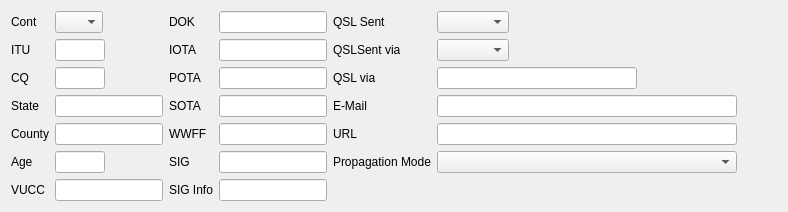
     <widget class="QWidget" name="tab_6">
      <attribute name="title">
       <string>&amp;Details</string>
      </attribute>
      <layout class="QHBoxLayout" name="horizontalLayout">
       <item>
        <layout class="QFormLayout" name="formLayout_2">
         <property name="formAlignment">
          <set>Qt::AlignLeading|Qt::AlignLeft|Qt::AlignTop</set>
         </property>
         <item row="0" column="0">
          <widget class="QLabel" name="contLabel">
           <property name="text">
            <string>Cont</string>
           </property>
          </widget>
         </item>
         <item row="0" column="1">
          <widget class="QComboBox" name="contEdit">
           <property name="enabled">
            <bool>true</bool>
           </property>
           <property name="sizePolicy">
            <sizepolicy hsizetype="Fixed" vsizetype="Fixed">
             <horstretch>0</horstretch>
             <verstretch>0</verstretch>
            </sizepolicy>
           </property>
           <property name="focusPolicy">
            <enum>Qt::ClickFocus</enum>
           </property>
           <property name="sizeAdjustPolicy">
            <enum>QComboBox::AdjustToContents</enum>
           </property>
           <item>
            <property name="text">
             <string/>
            </property>
           </item>
           <item>
            <property name="text">
             <string>AF</string>
            </property>
           </item>
           <item>
            <property name="text">
             <string>AN</string>
            </property>
           </item>
           <item>
            <property name="text">
             <string>AS</string>
            </property>
           </item>
           <item>
            <property name="text">
             <string>EU</string>
            </property>
           </item>
           <item>
            <property name="text">
             <string>NA</string>
            </property>
           </item>
           <item>
            <property name="text">
             <string>OC</string>
            </property>
           </item>
           <item>
            <property name="text">
             <string>SA</string>
            </property>
           </item>
          </widget>
         </item>
         <item row="1" column="0">
          <widget class="QLabel" name="ituLabel">
           <property name="text">
            <string>ITU</string>
           </property>
          </widget>
         </item>
         <item row="1" column="1">
          <widget class="QLineEdit" name="ituEdit">
           <property name="sizePolicy">
            <sizepolicy hsizetype="Fixed" vsizetype="Fixed">
             <horstretch>0</horstretch>
             <verstretch>0</verstretch>
            </sizepolicy>
           </property>
           <property name="maximumSize">
            <size>
             <width>50</width>
             <height>16777215</height>
            </size>
           </property>
           <property name="focusPolicy">
            <enum>Qt::ClickFocus</enum>
           </property>
           <property name="maxLength">
            <number>2</number>
           </property>
          </widget>
         </item>
         <item row="2" column="0">
          <widget class="QLabel" name="cqLabel">
           <property name="text">
            <string>CQ</string>
           </property>
          </widget>
         </item>
         <item row="2" column="1">
          <widget class="QLineEdit" name="cqEdit">
           <property name="sizePolicy">
            <sizepolicy hsizetype="Fixed" vsizetype="Fixed">
             <horstretch>0</horstretch>
             <verstretch>0</verstretch>
            </sizepolicy>
           </property>
           <property name="maximumSize">
            <size>
             <width>50</width>
             <height>16777215</height>
            </size>
           </property>
           <property name="focusPolicy">
            <enum>Qt::ClickFocus</enum>
           </property>
           <property name="maxLength">
            <number>2</number>
           </property>
          </widget>
         </item>
         <item row="3" column="0">
          <widget class="QLabel" name="stateLabel">
           <property name="text">
            <string>State</string>
           </property>
          </widget>
         </item>
         <item row="3" column="1">
          <widget class="QLineEdit" name="stateEdit">
           <property name="sizePolicy">
            <sizepolicy hsizetype="Fixed" vsizetype="Fixed">
             <horstretch>0</horstretch>
             <verstretch>0</verstretch>
            </sizepolicy>
           </property>
           <property name="maximumSize">
            <size>
             <width>200</width>
             <height>16777215</height>
            </size>
           </property>
           <property name="focusPolicy">
            <enum>Qt::ClickFocus</enum>
           </property>
          </widget>
         </item>
         <item row="4" column="0">
          <widget class="QLabel" name="countyLabel">
           <property name="text">
            <string>County</string>
           </property>
          </widget>
         </item>
         <item row="4" column="1">
          <widget class="QLineEdit" name="countyEdit">
           <property name="sizePolicy">
            <sizepolicy hsizetype="Fixed" vsizetype="Fixed">
             <horstretch>0</horstretch>
             <verstretch>0</verstretch>
            </sizepolicy>
           </property>
           <property name="maximumSize">
            <size>
             <width>200</width>
             <height>16777215</height>
            </size>
           </property>
           <property name="focusPolicy">
            <enum>Qt::ClickFocus</enum>
           </property>
          </widget>
         </item>
         <item row="5" column="0">
          <widget class="QLabel" name="ageLabel">
           <property name="text">
            <string>Age</string>
           </property>
          </widget>
         </item>
         <item row="5" column="1">
          <widget class="QLineEdit" name="ageEdit">
           <property name="sizePolicy">
            <sizepolicy hsizetype="Fixed" vsizetype="Fixed">
             <horstretch>0</horstretch>
             <verstretch>0</verstretch>
            </sizepolicy>
           </property>
           <property name="maximumSize">
            <size>
             <width>50</width>
             <height>16777215</height>
            </size>
           </property>
           <property name="focusPolicy">
            <enum>Qt::ClickFocus</enum>
           </property>
          </widget>
         </item>
         <item row="6" column="0">
          <widget class="QLabel" name="vuccLabel">
           <property name="text">
            <string>VUCC</string>
           </property>
          </widget>
         </item>
         <item row="6" column="1">
          <widget class="QLineEdit" name="vuccEdit">
           <property name="sizePolicy">
            <sizepolicy hsizetype="Fixed" vsizetype="Fixed">
             <horstretch>0</horstretch>
             <verstretch>0</verstretch>
            </sizepolicy>
           </property>
           <property name="maximumSize">
            <size>
             <width>200</width>
             <height>16777215</height>
            </size>
           </property>
           <property name="focusPolicy">
            <enum>Qt::ClickFocus</enum>
           </property>
           <property name="toolTip">
            <string>two or four adjacent Maidenhead grid locators, each four characters long, (ex. EN98,FM08,EM97,FM07)</string>
           </property>
          </widget>
         </item>
        </layout>
       </item>
       <item>
        <layout class="QFormLayout" name="formLayout">
         <property name="formAlignment">
          <set>Qt::AlignLeading|Qt::AlignLeft|Qt::AlignTop</set>
         </property>
         <item row="0" column="0">
          <widget class="QLabel" name="dokLabel">
           <property name="text">
            <string>DOK</string>
           </property>
          </widget>
         </item>
         <item row="0" column="1">
          <widget class="QLineEdit" name="dokEdit">
           <property name="sizePolicy">
            <sizepolicy hsizetype="Fixed" vsizetype="Fixed">
             <horstretch>0</horstretch>
             <verstretch>0</verstretch>
            </sizepolicy>
           </property>
           <property name="maximumSize">
            <size>
             <width>200</width>
             <height>16777215</height>
            </size>
           </property>
           <property name="focusPolicy">
            <enum>Qt::ClickFocus</enum>
           </property>
           <property name="toolTip">
            <string>the contacted station's DARC DOK (District Location Code) (ex. A01)</string>
           </property>
          </widget>
         </item>
         <item row="1" column="0">
          <widget class="QLabel" name="iotaLabel">
           <property name="text">
            <string>IOTA</string>
           </property>
          </widget>
         </item>
         <item row="1" column="1">
          <widget class="QLineEdit" name="iotaEdit">
           <property name="sizePolicy">
            <sizepolicy hsizetype="Fixed" vsizetype="Fixed">
             <horstretch>0</horstretch>
             <verstretch>0</verstretch>
            </sizepolicy>
           </property>
           <property name="maximumSize">
            <size>
             <width>200</width>
             <height>16777215</height>
            </size>
           </property>
           <property name="focusPolicy">
            <enum>Qt::ClickFocus</enum>
           </property>
          </widget>
         </item>
         <item row="2" column="0">
          <widget class="QLabel" name="potaLabel">
           <property name="text">
            <string>POTA</string>
           </property>
          </widget>
         </item>
         <item row="2" column="1">
          <widget class="QLineEdit" name="potaEdit">
           <property name="sizePolicy">
            <sizepolicy hsizetype="Fixed" vsizetype="Fixed">
             <horstretch>0</horstretch>
             <verstretch>0</verstretch>
            </sizepolicy>
           </property>
           <property name="maximumSize">
            <size>
             <width>200</width>
             <height>16777215</height>
            </size>
           </property>
           <property name="focusPolicy">
            <enum>Qt::ClickFocus</enum>
           </property>
          </widget>
         </item>
         <item row="3" column="0">
          <widget class="QLabel" name="sotaLabel">
           <property name="text">
            <string>SOTA</string>
           </property>
          </widget>
         </item>
         <item row="3" column="1">
          <widget class="QLineEdit" name="sotaEdit">
           <property name="sizePolicy">
            <sizepolicy hsizetype="Fixed" vsizetype="Fixed">
             <horstretch>0</horstretch>
             <verstretch>0</verstretch>
            </sizepolicy>
           </property>
           <property name="maximumSize">
            <size>
             <width>200</width>
             <height>16777215</height>
            </size>
           </property>
           <property name="focusPolicy">
            <enum>Qt::ClickFocus</enum>
           </property>
          </widget>
         </item>
         <item row="4" column="0">
          <widget class="QLabel" name="wwffLabel">
           <property name="text">
            <string>WWFF</string>
           </property>
          </widget>
         </item>
         <item row="4" column="1">
          <widget class="QLineEdit" name="wwffEdit">
           <property name="sizePolicy">
            <sizepolicy hsizetype="Fixed" vsizetype="Fixed">
             <horstretch>0</horstretch>
             <verstretch>0</verstretch>
            </sizepolicy>
           </property>
           <property name="maximumSize">
            <size>
             <width>200</width>
             <height>16777215</height>
            </size>
           </property>
           <property name="focusPolicy">
            <enum>Qt::ClickFocus</enum>
           </property>
           <property name="toolTip">
            <string>World Wide Flora &amp; Fauna</string>
           </property>
          </widget>
         </item>
         <item row="5" column="0">
          <widget class="QLabel" name="sigLabel">
           <property name="text">
            <string>SIG</string>
           </property>
          </widget>
         </item>
         <item row="5" column="1">
          <widget class="QLineEdit" name="sigEdit">
           <property name="sizePolicy">
            <sizepolicy hsizetype="Fixed" vsizetype="Fixed">
             <horstretch>0</horstretch>
             <verstretch>0</verstretch>
            </sizepolicy>
           </property>
           <property name="maximumSize">
            <size>
             <width>200</width>
             <height>16777215</height>
            </size>
           </property>
           <property name="focusPolicy">
            <enum>Qt::ClickFocus</enum>
           </property>
          </widget>
         </item>
         <item row="6" column="0">
          <widget class="QLabel" name="sigInfoLabel">
           <property name="text">
            <string>SIG Info</string>
           </property>
          </widget>
         </item>
         <item row="6" column="1">
          <widget class="QLineEdit" name="sigInfoEdit">
           <property name="sizePolicy">
            <sizepolicy hsizetype="Fixed" vsizetype="Fixed">
             <horstretch>0</horstretch>
             <verstretch>0</verstretch>
            </sizepolicy>
           </property>
           <property name="maximumSize">
            <size>
             <width>200</width>
             <height>16777215</height>
            </size>
           </property>
           <property name="focusPolicy">
            <enum>Qt::ClickFocus</enum>
           </property>
          </widget>
         </item>
        </layout>
       </item>
       <item>
        <layout class="QFormLayout" name="formLayout_3">
         <property name="formAlignment">
          <set>Qt::AlignLeading|Qt::AlignLeft|Qt::AlignTop</set>
         </property>
         <item row="0" column="0">
          <widget class="QLabel" name="qslSentLabel">
           <property name="text">
            <string>QSL Sent</string>
           </property>
          </widget>
         </item>
         <item row="0" column="1">
          <widget class="QComboBox" name="qslSentBox">
           <property name="sizePolicy">
            <sizepolicy hsizetype="Maximum" vsizetype="Fixed">
             <horstretch>0</horstretch>
             <verstretch>0</verstretch>
            </sizepolicy>
           </property>
           <property name="minimumSize">
            <size>
             <width>50</width>
             <height>0</height>
            </size>
           </property>
           <property name="focusPolicy">
            <enum>Qt::ClickFocus</enum>
           </property>
          </widget>
         </item>
         <item row="1" column="0">
          <widget class="QLabel" name="qslSentViaLabel">
           <property name="text">
            <string>QSLSent via</string>
           </property>
          </widget>
         </item>
         <item row="1" column="1">
          <widget class="QComboBox" name="qslSentViaBox">
           <property name="sizePolicy">
            <sizepolicy hsizetype="Maximum" vsizetype="Fixed">
             <horstretch>0</horstretch>
             <verstretch>0</verstretch>
            </sizepolicy>
           </property>
           <property name="minimumSize">
            <size>
             <width>50</width>
             <height>0</height>
            </size>
           </property>
           <property name="focusPolicy">
            <enum>Qt::ClickFocus</enum>
           </property>
          </widget>
         </item>
         <item row="2" column="0">
          <widget class="QLabel" name="qslViaLabel">
           <property name="text">
            <string>QSL via</string>
           </property>
          </widget>
         </item>
         <item row="2" column="1">
          <layout class="QHBoxLayout" name="horizontalLayout_9">
           <property name="spacing">
            <number>0</number>
           </property>
           <item>
            <widget class="QLineEdit" name="qslViaEdit">
             <property name="sizePolicy">
              <sizepolicy hsizetype="Maximum" vsizetype="Fixed">
               <horstretch>0</horstretch>
               <verstretch>0</verstretch>
              </sizepolicy>
             </property>
             <property name="minimumSize">
              <size>
               <width>200</width>
               <height>0</height>
              </size>
             </property>
             <property name="focusPolicy">
              <enum>Qt::ClickFocus</enum>
             </property>
             <property name="maxLength">
              <number>25</number>
             </property>
            </widget>
           </item>
           <item>
            <spacer name="horizontalSpacer_8">
             <property name="orientation">
              <enum>Qt::Horizontal</enum>
             </property>
             <property name="sizeType">
              <enum>QSizePolicy::Minimum</enum>
             </property>
             <property name="sizeHint" stdset="0">
              <size>
               <width>20</width>
               <height>10</height>
              </size>
             </property>
            </spacer>
           </item>
           <item>
            <widget class="QLabel" name="lotwLabel">
             <property name="enabled">
              <bool>true</bool>
             </property>
             <property name="font">
              <font>
               <pointsize>9</pointsize>
              </font>
             </property>
             <property name="text">
              <string/>
             </property>
             <property name="alignment">
              <set>Qt::AlignRight|Qt::AlignTrailing|Qt::AlignVCenter</set>
             </property>
             <property name="margin">
              <number>0</number>
             </property>
             <property name="indent">
              <number>6</number>
             </property>
            </widget>
           </item>
           <item>
            <widget class="QLabel" name="eqslLabel">
             <property name="enabled">
              <bool>true</bool>
             </property>
             <property name="font">
              <font>
               <pointsize>9</pointsize>
              </font>
             </property>
             <property name="text">
              <string/>
             </property>
             <property name="alignment">
              <set>Qt::AlignLeading|Qt::AlignLeft|Qt::AlignVCenter</set>
             </property>
             <property name="margin">
              <number>5</number>
             </property>
             <property name="indent">
              <number>5</number>
             </property>
            </widget>
           </item>
           <item>
            <spacer name="horizontalSpacer_6">
             <property name="orientation">
              <enum>Qt::Horizontal</enum>
             </property>
             <property name="sizeHint" stdset="0">
              <size>
               <width>40</width>
               <height>20</height>
              </size>
             </property>
            </spacer>
           </item>
          </layout>
         </item>
         <item row="3" column="0">
          <widget class="QLabel" name="emailLabel">
           <property name="text">
            <string>E-Mail</string>
           </property>
          </widget>
         </item>
         <item row="3" column="1">
          <widget class="QLineEdit" name="emailEdit">
           <property name="sizePolicy">
            <sizepolicy hsizetype="Minimum" vsizetype="Fixed">
             <horstretch>0</horstretch>
             <verstretch>0</verstretch>
            </sizepolicy>
           </property>
           <property name="focusPolicy">
            <enum>Qt::ClickFocus</enum>
           </property>
          </widget>
         </item>
         <item row="4" column="0">
          <widget class="QLabel" name="urlLabel">
           <property name="text">
            <string>URL</string>
           </property>
          </widget>
         </item>
         <item row="4" column="1">
          <widget class="QLineEdit" name="urlEdit">
           <property name="sizePolicy">
            <sizepolicy hsizetype="Minimum" vsizetype="Fixed">
             <horstretch>0</horstretch>
             <verstretch>0</verstretch>
            </sizepolicy>
           </property>
           <property name="focusPolicy">
            <enum>Qt::ClickFocus</enum>
           </property>
          </widget>
         </item>
         <item row="5" column="0">
          <widget class="QLabel" name="propagationModeLabel">
           <property name="text">
            <string>Propagation Mode</string>
           </property>
          </widget>
         </item>
         <item row="5" column="1">
          <widget class="QComboBox" name="propagationModeEdit">
           <property name="sizePolicy">
            <sizepolicy hsizetype="Maximum" vsizetype="Fixed">
             <horstretch>0</horstretch>
             <verstretch>0</verstretch>
            </sizepolicy>
           </property>
           <property name="minimumSize">
            <size>
             <width>300</width>
             <height>0</height>
            </size>
           </property>
           <property name="focusPolicy">
            <enum>Qt::ClickFocus</enum>
           </property>
          </widget>
         </item>
        </layout>
       </item>
       <item>
        <spacer name="horizontalSpacer_5">
         <property name="orientation">
          <enum>Qt::Horizontal</enum>
         </property>
         <property name="sizeHint" stdset="0">
          <size>
           <width>40</width>
           <height>20</height>
          </size>
         </property>
        </spacer>
       </item>
      </layout>
     </widget>
